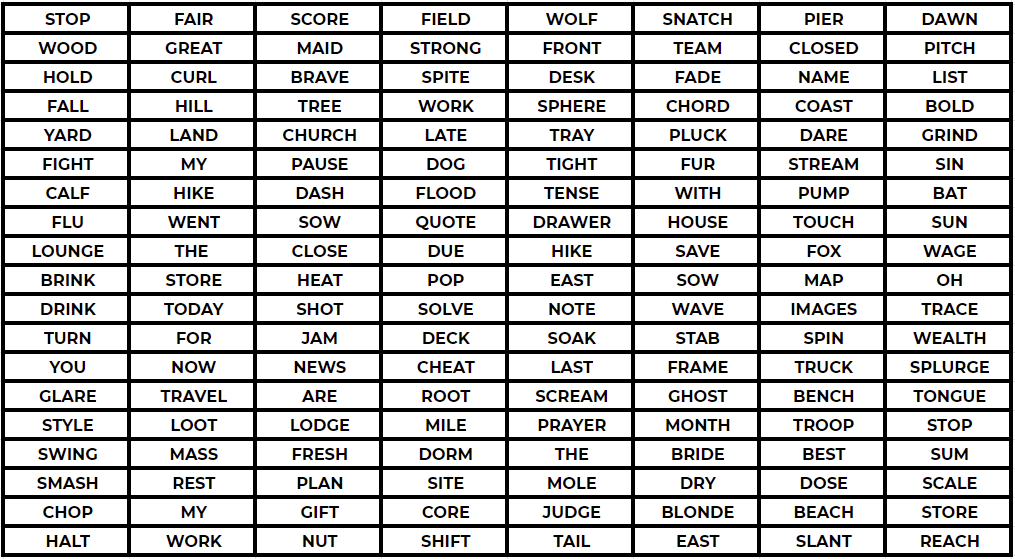
#> input picture Notes/Jose/14-Working-with-Images/word_matrix.png, 1015 x 559 px
$ jupyter execute --allow-errors 01-Image-Exercise.ipynb
#> lines starting #> are read from the running program, lines starting #| are printed output that depends on the picture
# Image Exercise

In the folder "Working with Images" (same folder this notebook is located in) there are two images we will be working with:
* word_matrix.png
* mask.png

The word_matrix is a .png image that contains a spreadsheet of words with a hidden message in it.

Your task is to use the mask.png image to reveal the hidden message inside the word_matrix.png. Keep in mind, you may need to make changes to the mask.png in order for this to work. That is all we'll say for now, since we really want you to discover this on your own!

This exercise is more open-ended, so we won't guide you with the steps, instead, letting you explore and figure things out on your own as you would in a real world situation. However, if you get stuck, you can always view the solutions video or notebook for guidance. Best of luck!

[cell 1]
from PIL import Image

[cell 2]
word = Image.open("word_matrix.png")
#> word is the input picture: PIL image 1015x559 RGBA; mean R, G, B, A 192.9, 192.7, 192.7, 255

[cell 3]
word

[cell 4]
mask = Image.open("mask.png")
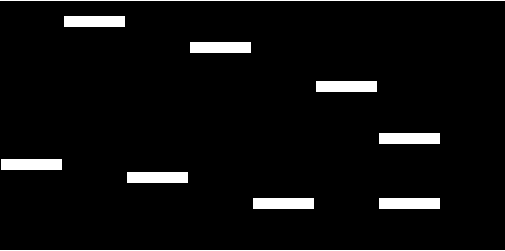
#> input picture Notes/Jose/14-Working-with-Images/mask.png, 505 x 251 px
#> mask is the input picture: PIL image 505x251 RGBA; mean R, G, B, A 12.8, 12.8, 12.8, 255

[cell 5]
mask

[cell 6]
word = word.resize(mask.size)
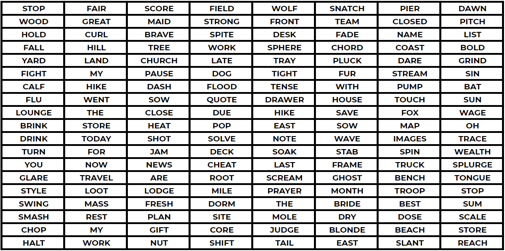
#> word: PIL image 505x251 RGBA; mean R, G, B, A 191.8, 191.6, 191.6, 255

[cell 7]
word

[cell 8]
mask

[cell 9]
word.putalpha(100)
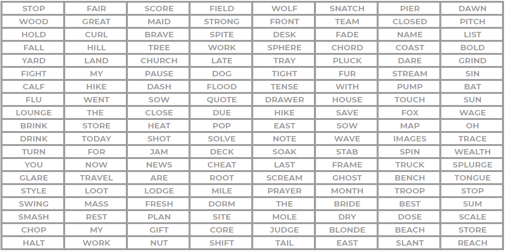
#> word: PIL image 505x251 RGBA; mean R, G, B, A 191.8, 191.6, 191.6, 100; transparent parts drawn white
mask.putalpha(100)
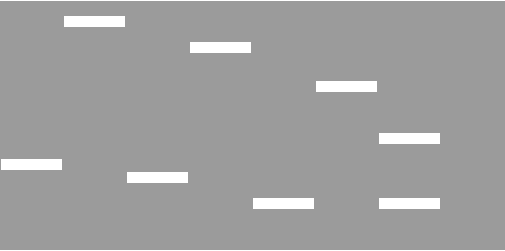
#> mask: PIL image 505x251 RGBA; mean R, G, B, A 12.8, 12.8, 12.8, 100; transparent parts drawn white

[cell 10]
word

[cell 11]
word.paste(im=mask, box=(0,0), mask = mask)
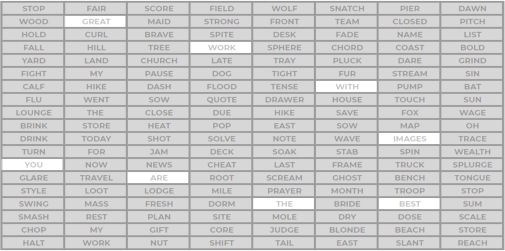
#> word: PIL image 505x251 RGBA; mean R, G, B, A 121.6, 121.5, 121.5, 100; transparent parts drawn white
